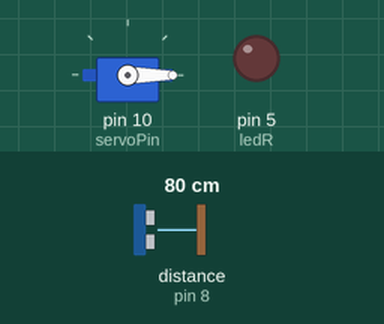
Recording of a sketch running on a simulated Arduino Uno, built with avr-gcc and run on an emulated ATmega328P. Parts: servo, output pins drawn as LEDs (lit = HIGH). Wiring (from diagram.json): ultrasonic range finder: trigger pin 7; echo pin 8. The test bench sets the inputs (shaded band); at power-on: distance to the obstacle (sensor on pin 8) 80 cm. The echo pulse lasts 58.3 µs per cm; pins used as bus, display or sensor lines are not drawn.

Above: at 1.2 s.
1.3 s: distance to the obstacle (sensor on pin 8) set to 22 cm
2.8 s: distance to the obstacle (sensor on pin 8) set to 19 cm
At 4.0 s:
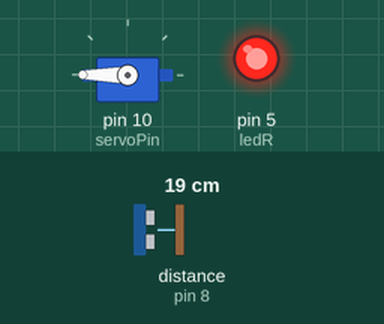
4.3 s: distance to the obstacle (sensor on pin 8) set to 35 cm
At 5.4 s:
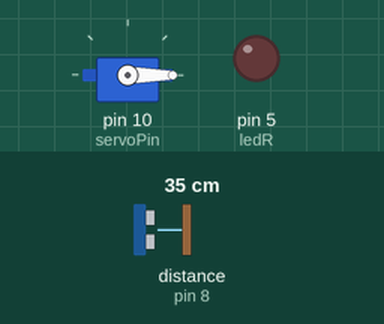
5.8 s: distance to the obstacle (sensor on pin 8) set to 2 cm
At 6.4 s:
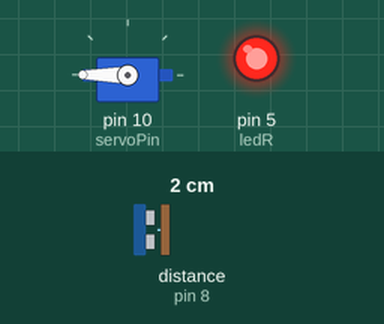
Timing chart, 0 to 8.3 s (numbered marks = the images above; inputs shaded):
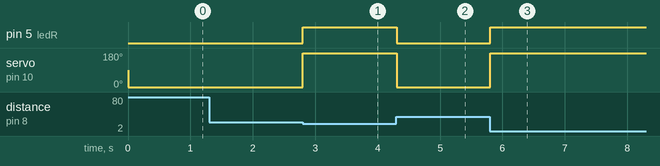

The sketch:

sketch.ino
```cpp
#include <Servo.h>
#define servoPin 10
#define trigger 7
#define echo 8
int dist = 0;
#define ledR 5

// Criando o objeto myservo do tipo servo
Servo myServo;


void setup() {
  Serial.begin(9600);
  myServo.attach(servoPin);
  pinMode(trigger, OUTPUT);
  pinMode(echo, INPUT);
  pinMode(ledR, OUTPUT);

}

void loop() {

  digitalWrite(trigger, HIGH);
  delayMicroseconds(10);
  digitalWrite(trigger, LOW);

  dist = pulseIn(echo, HIGH);
  dist = dist / 58;

  if(dist < 20){

  digitalWrite(ledR, HIGH);
  myServo.write(180);

  }else{
    digitalWrite(ledR, LOW);
  myServo.write(0);
  }
}
```

Measured:
- the behaviour switches between 21 and 20 cm on distance to the obstacle (sensor on pin 8) (found by bisection; images 0 and 1)
- after the input at 1.3 s, every drawn part: stays the same
- after the input at 2.8 s, pin 5 (ledR): LOW → HIGH at once; servo on pin 10 (servoPin): 0° → 180° at once
- after the input at 4.3 s, pin 5 (ledR): HIGH → LOW at once; servo on pin 10 (servoPin): 180° → 0° at once
- after the input at 5.8 s, pin 5 (ledR): LOW → HIGH at once; servo on pin 10 (servoPin): 0° → 180° at once
